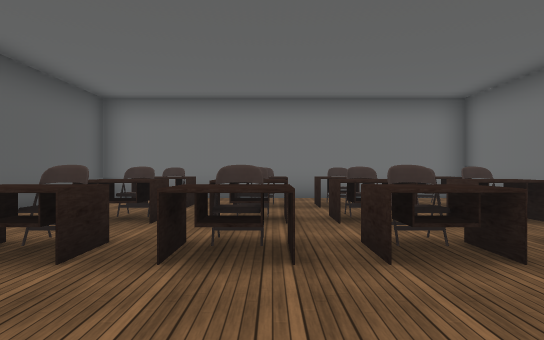
view 1 (above)

21 first-person views from a walk through a 3-D level made in the Unity game engine. The camera is 1.4 m above the floor, looks level and sees 75° across. The floor is counted in squares, 2 m on a side. Each view is taken from the middle of a square. On the plan, view 1 faces up. The plan holds only what a view shows up to about 11 squares ahead; the rest is blank. The place goes on beyond the plan. Door leaves are left out, so doorways stand open. Some surface patterns are stand-ins.

view 2
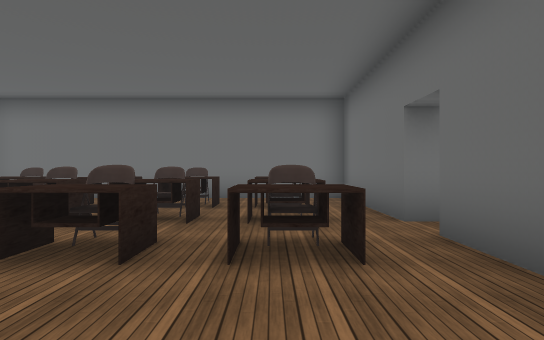

view 3
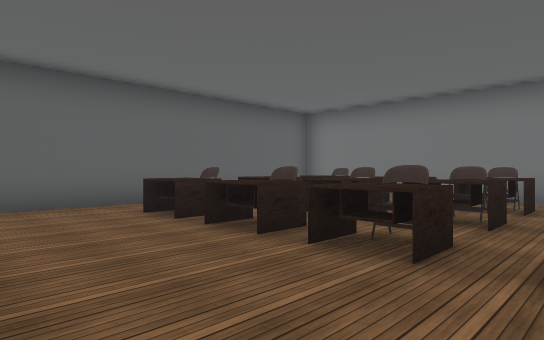

view 4
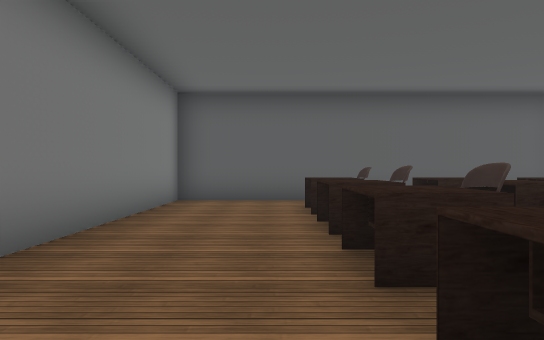

view 5
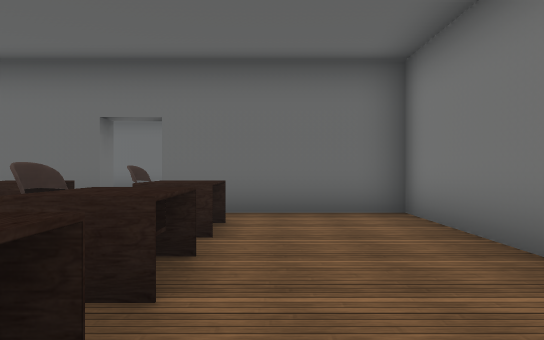

view 6
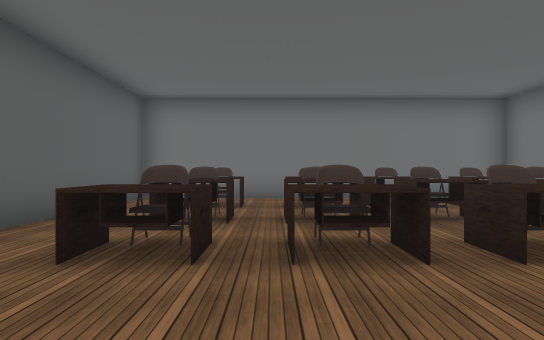

view 7
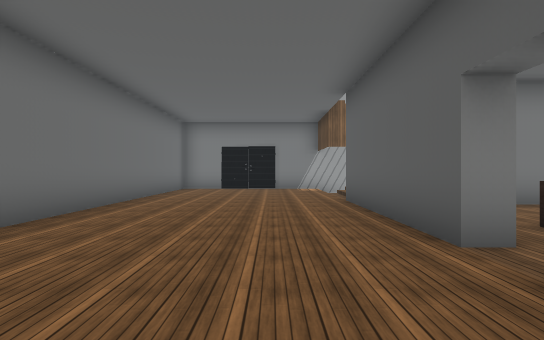

view 8
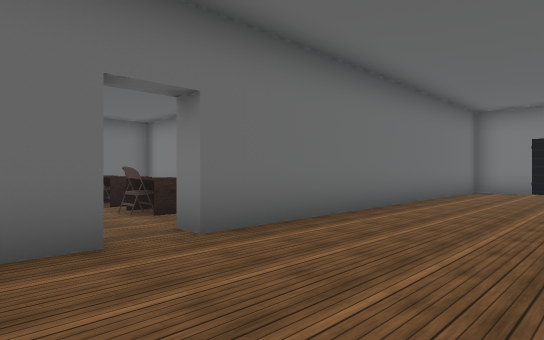

view 9
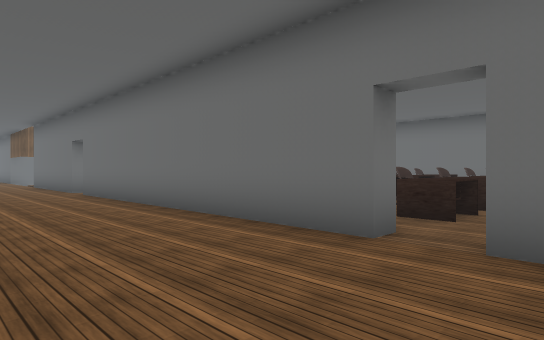

view 10
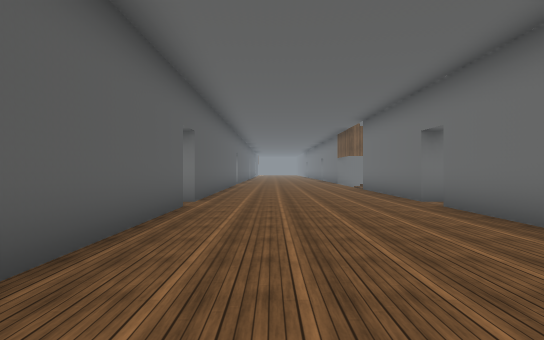

view 11
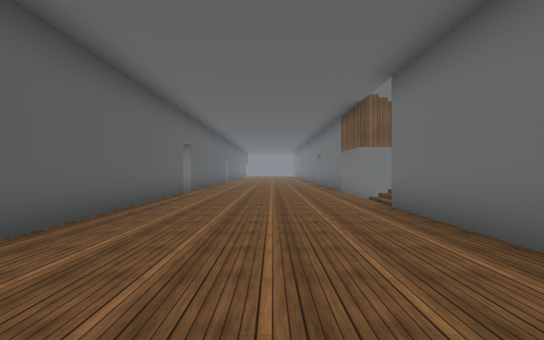

view 12
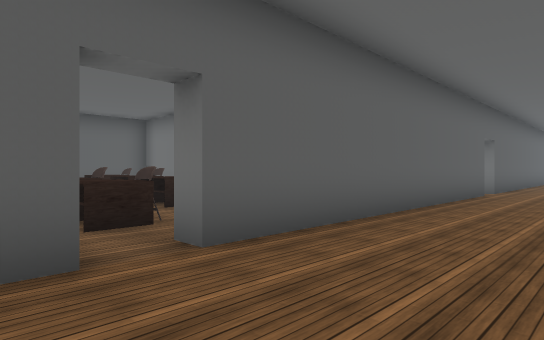

view 13
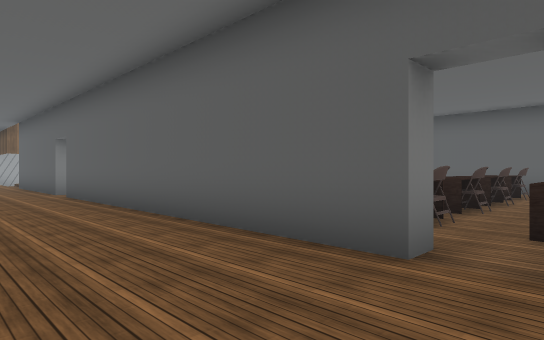

view 14
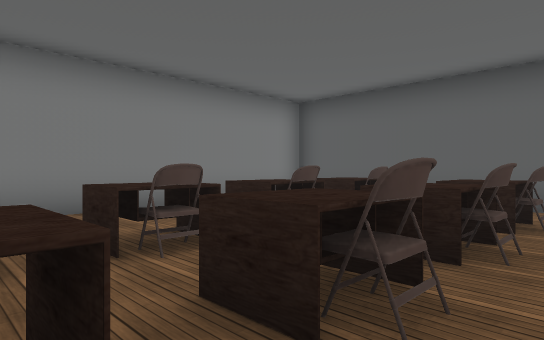

view 15
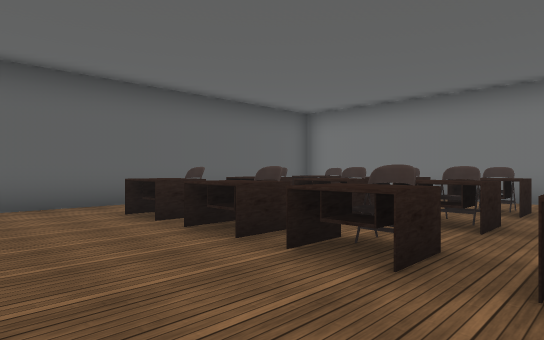

view 16
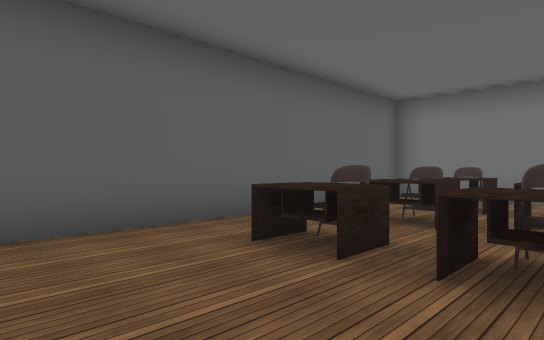

view 17
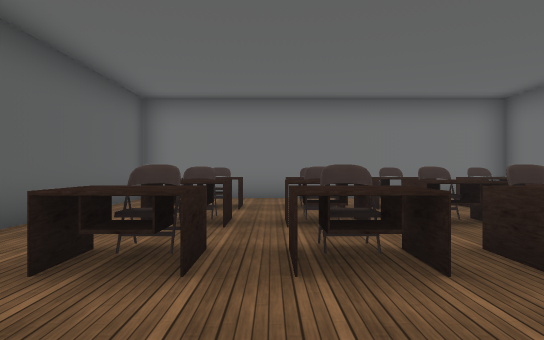

view 18
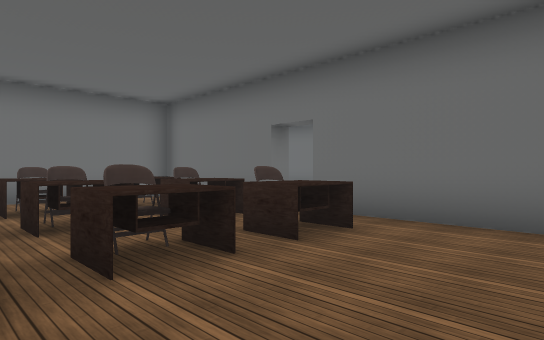

view 19
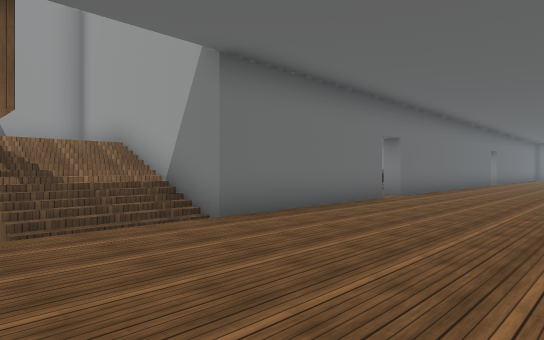

view 20
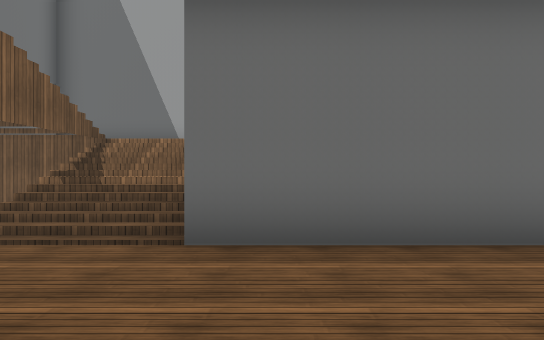

view 21
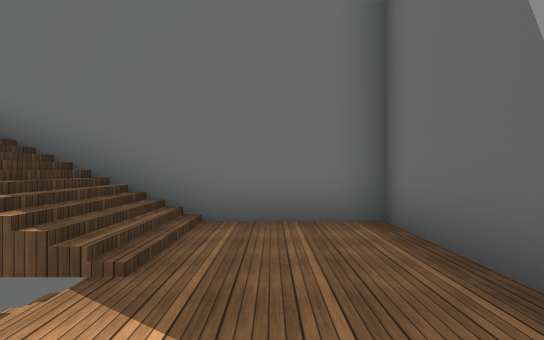

### Floor plan
Key: @ floor where view 1 was taken; # wall or solid block; . main floor; : floor 2.5 m higher than the main floor; / step, stairs or slope; D open door; O other object.
Columns run from 5 left of view 1 to 17 right of it. Each row starts with its distance up from view 1.
 25           #D    #######
 24           DD.../ ///::#
 23           #..../  //::#
 22           #.....////::#
 21           #.....////::#
 20           #.....////: #
 19 ###########.....######
 18 #.........#.....#
 17 #..O.OOOO #.....#
 16 #........ #.....#
 15 #..O.OOOO.#D...D#
 14 #.........DD...D
 13 #..O.OOOO.#.....#
 12 #.........#.....#
 11 #.........#.....#
 10 #.........#.....#
  9 ###########.....#
  8 #.........#.....#
  7 #..O.OOOO.#.....#  OOO
  6 #.........#.....#
  5 #..O.OOOO.#D...D#OOOOO
  4 #.........DD...D....
  3 #..O.OOOO.#.....#OOO
  2 #.........#.....#
  1 #.........#.....#
  0 #....@....#.....#
 -1 ###########.....#
 -2           /.....#
 -3           /.....#
 -4           /.....#
 -5               ..#
 -6              #..#
 -7              ####

Where each view was taken, in squares from view 1:
view 1: 0 up, 0 right, facing up
view 2: 0 up, 3 right, facing up
view 3: 0 up, 3 right, facing up-left
view 4: 2 up, 4 right, facing left
view 5: 2 up, 1 left, facing right
view 6: 0 up, 1 left, facing up
view 7: 7 up, 7 right, facing down
view 8: 6 up, 7 right, facing down-right
view 9: 3 up, 7 right, facing up-right
view 10: 7 up, 7 right, facing up
view 11: 13 up, 8 right, facing up
view 12: 13 up, 8 right, facing up-left
view 13: 15 up, 8 right, facing down-left
view 14: 16 up, 3 right, facing down-left
view 15: 10 up, 3 right, facing up-left
view 16: 10 up, 0 right, facing up-left
view 17: 10 up, 1 left, facing up
view 18: 10 up, 0 right, facing up-right
view 19: 23 up, 6 right, facing down-right
view 20: 19 up, 7 right, facing right
view 21: 20 up, 15 right, facing up
